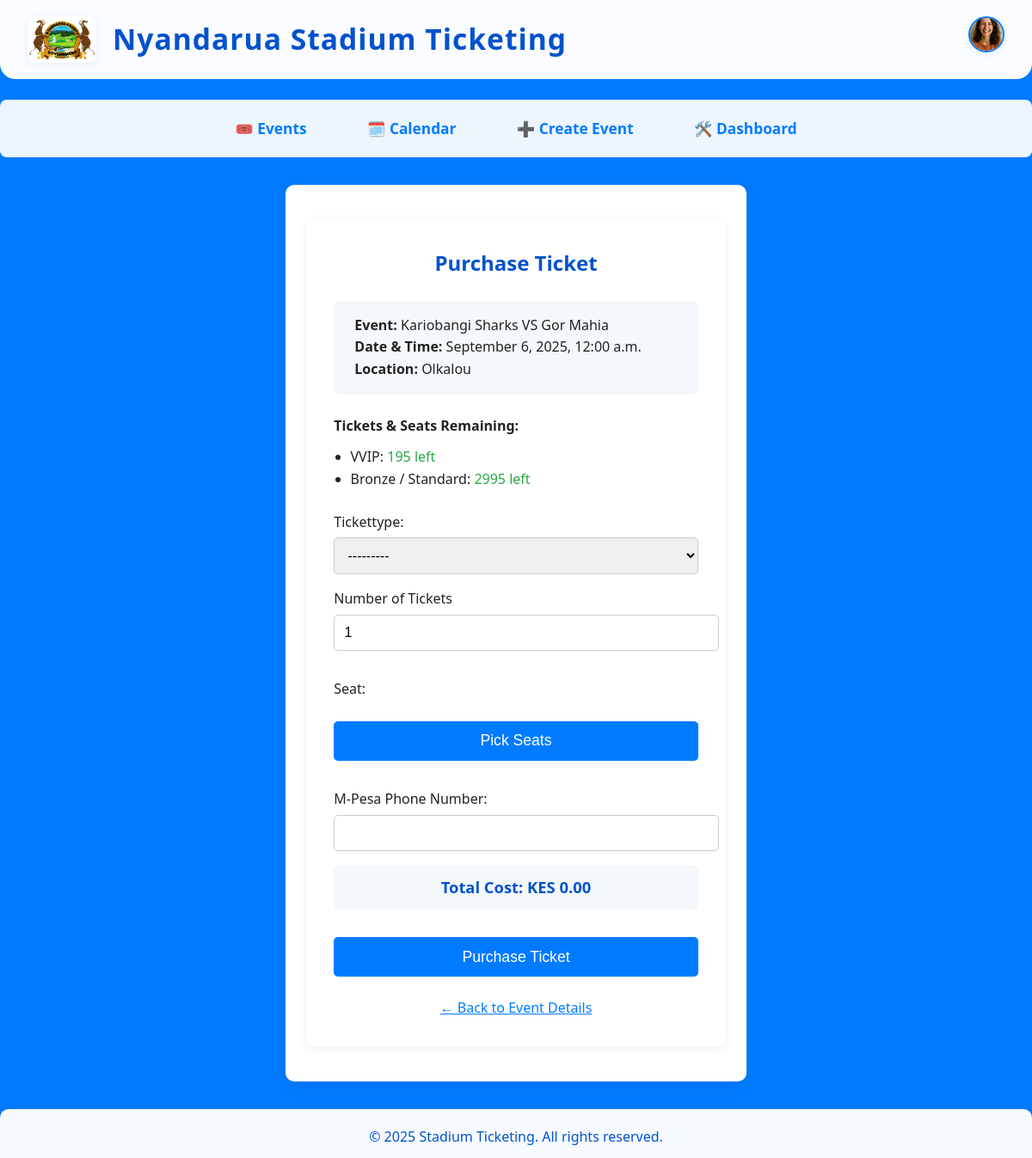
The page /tickets/purchase/16/43/ (signed in) on the database its author committed.
### users/models.py (models this page shows, shortened)
class Profile(models.Model):
    user = models.OneToOneField(User, on_delete=models.CASCADE, related_name='profile')
    photo = models.ImageField(upload_to='profile_photos/', blank=True, null=True)

### events/models.py (models this page shows, shortened)
class Event(models.Model):
    EVENT_TYPE_CHOICES = [
        ('sports', 'Sports Events'),
        ('entertainment', 'Entertainment Events'),
        ('civic', 'Civic and Political Events'),
        ('educational', 'Educational and Institutional Events'),
        ('corporate', 'Corporate and Business Events'),
        ('religious', 'Religious and Spiritual Events'),
        ('recreational', 'Recreational and Community Events'),
        ('esports', 'E-sports and Virtual Events'),
    ]
    SPORTS_TYPE_CHOICES = [
        ('football', 'Football'),
        ('basketball', 'Basketball'),
        ('athletics', 'Athletics'),
        ('rugby', 'Rugby'),
        ('tennis', 'Tennis'),
    ]
    LEAGUE_CHOICES = [
        ('premier_league', 'Premier League'),
        ('national_league', 'National League'),
        ('champions_league', 'Champions League'),
    ]
    name = models.CharField(max_length=200)
    date = models.DateTimeField()
    location = models.CharField(max_length=200)
    description = models.TextField(blank=True)
    thumbnail = models.ImageField(upload_to='event_thumbnails/', blank=True, null=True)
    event_type = models.CharField(max_length=32, choices=EVENT_TYPE_CHOICES, default='sports')
    sport_type = models.CharField(max_length=32, choices=SPORTS_TYPE_CHOICES, blank=True, null=True)
    league = models.CharField(max_length=32, choices=LEAGUE_CHOICES, blank=True, null=True)

### tickets/models.py (models this page shows)
class TicketType(models.Model):
    event = models.ForeignKey(Event, on_delete=models.CASCADE, related_name='ticket_types')
    name = models.CharField(max_length=50, choices=TICKET_TYPE_CHOICES)
    price = models.DecimalField(max_digits=8, decimal_places=2)
    total_available = models.PositiveIntegerField(default=0)
    seats = models.CharField(max_length=500, blank=True, help_text="Comma-separated seat numbers, e.g. A1,A2,A3")
    def __str__(self):
        return f"{self.event.name} - {self.get_name_display()}"
    def get_seat_list(self):
        return [s.strip() for s in self.seats.split(',') if s.strip()]

### tickets/views.py (the view)
# urls.py: path('purchase/<int:event_id>/<int:tickettype_id>/', views.ticket_purchase, name='ticket_purchase'),  # <-- fixed argument name
@login_required
def ticket_purchase(request, event_id, tickettype_id):
    event_obj = get_object_or_404(Event, pk=event_id)
    ticket_types = []
    taken_seats_dict = {}
    for ttype in event_obj.ticket_types.all():
        sold = Ticket.objects.filter(event=event_obj, tickettype=ttype, status='Active').count()
        ttype.remaining = ttype.total_available - sold
        ticket_types.append(ttype)
        taken_seats_dict[ttype.pk] = list(
            Ticket.objects.filter(event=event_obj, tickettype=ttype, status='Active').values_list('seat', flat=True)
        )
    available_seats_dict = {}
    for ttype in ticket_types:
        all_seats = ttype.get_seat_list()
        taken_seats = taken_seats_dict[ttype.pk]
        available_seats_dict[ttype.pk] = [s for s in all_seats if s not in taken_seats]
    if request.method == 'POST':
        form = TicketPurchaseForm(request.POST, event=event_obj, user=request.user)
        form.fields['tickettype'].queryset = event_obj.ticket_types.all()
        if form.is_valid():
            seats = request.POST.get('seat', '').split(',')
            quantity = int(request.POST.get('quantity', 1))
            tickettype = form.cleaned_data['tickettype']
            if len(seats) != quantity:
                form.add_error('seat', "Number of seats must match the quantity.")
            else:
                tickets_to_create = []
                purchase_time = timezone.now()
                for seat in seats:
                    ticket = Ticket(
                        user=request.user,
                        event=event_obj,
                        tickettype=tickettype,
                        seat=seat,
                        status='Active',
                        purchase_date=purchase_time
                    )
                    tickets_to_create.append(ticket)
                Ticket.objects.bulk_create(tickets_to_create)
                tickets = Ticket.objects.filter(
                    user=request.user,
                    event=event_obj,
                    seat__in=seats,
                    purchase_date__gte=purchase_time
                )
                for ticket in tickets:
                    ticket.save()  # This will generate and save the QR code if not present
                ticket_ids = [t.pk for t in tickets]
                return redirect('ticket_confirm', ids=",".join(map(str, ticket_ids)))
    else:
        form = TicketPurchaseForm(event=event_obj, user=request.user)
        form.fields['tickettype'].queryset = event_obj.ticket_types.all()
    return render(request, 'tickets/ticket_purchase.html', {
        'form': form,
        'event': event_obj,
        'ticket_types': ticket_types,
        'taken_seats_dict': taken_seats_dict,  # Pass to template
        'available_seats_dict': available_seats_dict,
    })

### tickets/templates/tickets/ticket_purchase.html (shortened to what this page needs)
{% extends "base.html" %}
{% load static %}
{% load tickets_extras %}
{% block content %}
<div class="purchase-section">
    <h2>Purchase Ticket</h2>
    <div class="event-summary">
        <p><strong>Event:</strong> {{ event.name }}</p>
        <p><strong>Date & Time:</strong> {{ event.date|date:"F j, Y, g:i a" }}</p>
        <p><strong>Location:</strong> {{ event.location }}</p>
    </div>
    <div style="margin-bottom:1.5rem;">
        <strong>Tickets & Seats Remaining:</strong>
        <ul style="margin:0.7rem 0 0 1.2rem;">
            {% for ttype in ticket_types %}
                <li>
                    {{ ttype.get_name_display }}:
                    <span style="color:{% if ttype.remaining > 0 %}#28a745{% else %}#dc3545{% endif %};">
                        {{ ttype.remaining }} left
                    </span>
                </li>
            {% endfor %}
        </ul>
    </div>
    <form method="post" action="">
        {{ form.tickettype.label_tag }} {{ form.tickettype }} {{ form.tickettype.errors }}
        <label for="id_quantity">Number of Tickets</label>
        <input type="number" id="id_quantity" name="quantity" min="1" max="10" value="1" style="width:100%;margin-bottom:1rem;">
        {{ form.seat.label_tag }}
        <button type="button" id="open-seat-picker" style="margin-bottom:1rem;">Pick Seats</button>
        {{ form.phone.label_tag }} {{ form.phone }} {{ form.phone.errors }}
        <div class="total-cost" id="total-cost">
            Total Cost: KES <span id="total-cost-value">0.00</span>
        </div>
        <button type="submit">Purchase Ticket</button>
    </form>
    <div class="links">
        <a href="{% url 'event_detail' event.pk %}">&larr; Back to Event Details</a>
    </div>
</div>
{% endblock %}

### events/templates/base.html (shortened to what this page needs)
{% load static %}
<!DOCTYPE html>
<html lang="en">
<head>
    <link rel="stylesheet" href="{% static 'css/styles.css' %}">
</head>
<body>
    {% block header %}
        <header>
            <div class="logo-title">
                <img src="{% static 'images/Nyandarua logo.png' %}" alt="Logo">
                <span class="app-name">Nyandarua Stadium Ticketing</span>
            </div>
            {% if user.is_authenticated %}
            <div class="nav-profile-dropdown">
                <div class="profile-pic-wrapper">
                    {% if user.profile.photo %}
                        <img src="{{ user.profile.photo.url }}" alt="Profile" class="nav-profile-pic">
                    {% else %}
                        <img src="{% static 'images/default_profile.png' %}" alt="Profile" class="nav-profile-pic">
                    {% endif %}
                </div>
            </div>
            {% endif %}
        </header>
    {% endblock %}
    {% block navbar %}
    <nav>
        <a href="{% url 'event_list' %}">🎟️ Events</a>
        <a href="{% url 'event_calendar' %}">🗓️ Calendar</a>
        {% if user.is_superuser %}
            <a href="{% url 'event_create' %}">➕ Create Event</a>
            <a href="{% url 'admin_dashboard' %}">🛠️ Dashboard</a>
        {% else %}
            <a href="{% url 'user_dashboard' %}">👤 User Dashboard</a>
        {% endif %}
    </nav>
    {% endblock %}
    <div class="container">
        {% block content %}{% endblock %}
    </div>
    <footer>
        &copy; {{ year|default:2025 }} Stadium Ticketing. All rights reserved.
    </footer>
</body>
</html>

### static/css/styles.css (style rules this page uses)
body, h1, h2, h3, h4, h5, h6, p, ul, ol, li, a { margin: 0; padding: 0; box-sizing: border-box; }
body { font-family: 'Segoe UI', Arial, sans-serif; background: #f7f9fb; color: #222; line-height: 1.6; }
header { background: linear-gradient(90deg, #0052cc 0%, #007bff 100%); color: #fff; padding: 2rem 0 1rem 0; text-align: center; box-shadow: 0 2px 8px rgba(0,0,0,0.04); }
nav { background: #fff; border-bottom: 1px solid #e5e5e5; padding: 0.75rem 0; text-align: center; }
nav a { color: #0052cc; margin: 0 1.2rem; text-decoration: none; font-weight: 500; transition: color 0.2s; font-size: 1.05rem; }
.container { max-width: 950px; margin: 2.5rem auto; background: #fff; padding: 2.5rem 2rem; border-radius: 10px; box-shadow: 0 4px 24px rgba(0,0,0,0.07); }
ul { margin-left: 1.2rem; }
footer { text-align: center; color: #888; padding: 1.5rem 0 1rem 0; margin-top: 2.5rem; font-size: 0.98rem; background: #f4f8fb; border-top: 1px solid #e5e5e5; }

### events/templates/base.html (style rules this page uses)
html, body { height: 100%; min-height: 100%; margin: 0; padding: 0; }
body { display: flex; flex-direction: column; min-height: 100vh; font-family: 'Segoe UI', Arial, sans-serif; background: #007bff; }
header { background: rgba(255,255,255,0.98); border-radius: 0 0 18px 18px; text-align: left; padding: 1.2rem 2rem 1.2rem 2rem; margin-bottom: 1.5rem; box-shadow: 0 4px 24px rgba(0,123,255,0.10); display: flex; align-items: center; justify-content: space-between; position: relative; }
.logo-title { display: flex; align-items: center; gap: 1.2rem; }
.logo-title img { height: 54px; width: auto; border-radius: 8px; box-shadow: 0 2px 8px rgba(0,123,255,0.10); background: #f4f4f4; }
.logo-title .app-name { font-size: 2.1rem; font-weight: bold; color: #0052cc; letter-spacing: 1px; }
nav { text-align: center; margin-bottom: 2rem; background: rgba(255,255,255,0.93); border-radius: 8px; box-shadow: 0 2px 12px rgba(0,123,255,0.08); padding: 0.7rem 0; display: flex; justify-content: center; gap: 1.2rem; flex-wrap: wrap; }
nav a { margin: 0 0.5rem; color: #007bff; text-decoration: none; font-weight: 600; font-size: 1.08rem; padding: 0.5rem 1.1rem; border-radius: 6px; transition: background 0.18s, color 0.18s; display: inline-flex; align-items: center; gap: 0.4rem; }
.container { max-width: 1100px; margin: 0 auto; padding: 0 1.5rem; flex: 1 0 auto; }
footer { margin-top: 2rem; font-size: 1rem; background: rgba(255,255,255,0.97); border-radius: 10px 10px 0 0; text-align: center; padding: 1.2rem 0 0.7rem 0; box-shadow: 0 -2px 12px rgba(0,123,255,0.07); color: #0052cc; flex-shrink: 0; }
.nav-profile-dropdown { position: absolute; top: 1.2rem; right: 2rem; display: flex; align-items: center; z-index: 1002; }
.profile-pic-wrapper { cursor: pointer; display: flex; align-items: center; }
.nav-profile-pic { width: 38px; height: 38px; border-radius: 50%; object-fit: cover; border: 2px solid #007bff; box-shadow: 0 2px 8px rgba(0,123,255,0.10); background: #f4f4f4; transition: box-shadow 0.2s; }

### tickets/templates/tickets/ticket_purchase.html (style rules this page uses)
.purchase-section { max-width: 500px; margin: 2.5rem auto; background: #fff; padding: 2rem; border-radius: 10px; box-shadow: 0 2px 12px rgba(0,0,0,0.07); }
.purchase-section h2 { color: #0052cc; margin-bottom: 1.5rem; text-align: center; }
.event-summary { background: #f4f8fb; border-radius: 8px; padding: 1rem 1.5rem; margin-bottom: 1.5rem; }
.purchase-section form label { display: block; margin-top: 1rem; font-weight: 500; }
.purchase-section form input, .purchase-section form select { width: 100%; padding: 0.7rem; margin-top: 0.3rem; border: 1px solid #ccc; border-radius: 5px; font-size: 1rem; }
.purchase-section form button { margin-top: 1.5rem; background: #007bff; color: #fff; border: none; padding: 0.8rem 2rem; border-radius: 5px; font-size: 1.1rem; cursor: pointer; width: 100%; }
.purchase-section .links { margin-top: 1.5rem; text-align: center; }
.purchase-section .links a { color: #007bff; text-decoration: underline; margin: 0 0.5rem; }
.total-cost { font-size: 1.15rem; font-weight: 600; color: #0052cc; margin: 1rem 0 0.5rem 0; text-align: center; background: #f4f8fb; border-radius: 7px; padding: 0.7rem 0.5rem; }

### rows shown on the page
Event: name "Kariobangi Sharks VS Gor Mahia", date "September 6, 2025, 12:00 a.m.", location "Olkalou"
TicketType: name "VVIP", remaining "195"
TicketType: name "Bronze / Standard", remaining "2995"

### other values the page prints
{{ year|default:2025 }} "2025"
